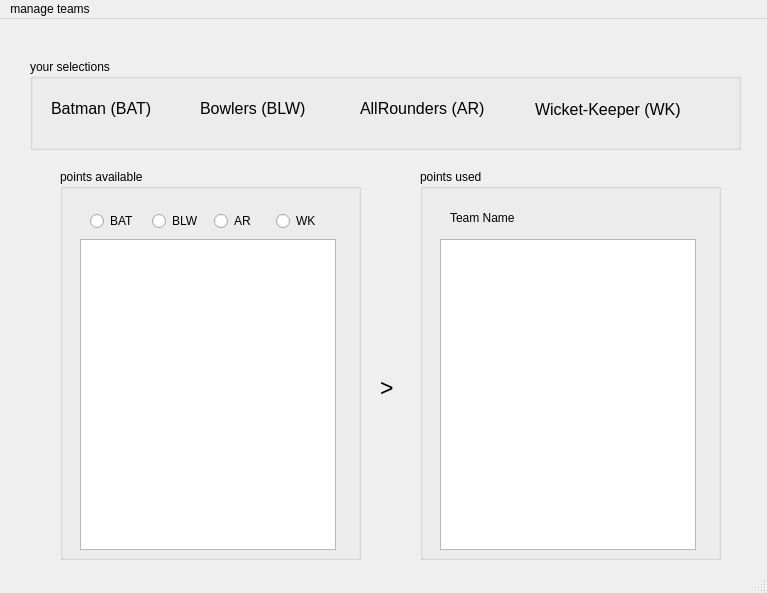
<?xml version="1.0" encoding="UTF-8"?>
<ui version="4.0">
 <class>MainWindow</class>
 <widget class="QMainWindow" name="MainWindow">
  <property name="geometry">
   <rect>
    <x>0</x>
    <y>0</y>
    <width>767</width>
    <height>593</height>
   </rect>
  </property>
  <property name="windowTitle">
   <string>MainWindow</string>
  </property>
  <widget class="QWidget" name="centralwidget">
   <widget class="QGroupBox" name="groupBox">
    <property name="geometry">
     <rect>
      <x>30</x>
      <y>40</y>
      <width>711</width>
      <height>91</height>
     </rect>
    </property>
    <property name="title">
     <string>your selections</string>
    </property>
    <widget class="QLabel" name="batman_value">
     <property name="geometry">
      <rect>
       <x>130</x>
       <y>40</y>
       <width>31</width>
       <height>21</height>
      </rect>
     </property>
     <property name="text">
      <string/>
     </property>
    </widget>
    <widget class="QLabel" name="bowler_value">
     <property name="geometry">
      <rect>
       <x>290</x>
       <y>40</y>
       <width>31</width>
       <height>21</height>
      </rect>
     </property>
     <property name="text">
      <string/>
     </property>
    </widget>
    <widget class="QLabel" name="allrounde_value">
     <property name="geometry">
      <rect>
       <x>460</x>
       <y>40</y>
       <width>31</width>
       <height>20</height>
      </rect>
     </property>
     <property name="text">
      <string/>
     </property>
    </widget>
    <widget class="QLabel" name="wicketkeeper_value">
     <property name="geometry">
      <rect>
       <x>660</x>
       <y>40</y>
       <width>31</width>
       <height>21</height>
      </rect>
     </property>
     <property name="text">
      <string/>
     </property>
    </widget>
    <widget class="QLabel" name="label_2">
     <property name="geometry">
      <rect>
       <x>170</x>
       <y>40</y>
       <width>110</width>
       <height>18</height>
      </rect>
     </property>
     <property name="font">
      <font>
       <pointsize>12</pointsize>
      </font>
     </property>
     <property name="text">
      <string>Bowlers (BLW)</string>
     </property>
    </widget>
    <widget class="QLabel" name="label_3">
     <property name="geometry">
      <rect>
       <x>330</x>
       <y>40</y>
       <width>124</width>
       <height>18</height>
      </rect>
     </property>
     <property name="font">
      <font>
       <pointsize>12</pointsize>
      </font>
     </property>
     <property name="text">
      <string>AllRounders (AR)</string>
     </property>
    </widget>
    <widget class="QLabel" name="label">
     <property name="geometry">
      <rect>
       <x>21</x>
       <y>40</y>
       <width>100</width>
       <height>18</height>
      </rect>
     </property>
     <property name="font">
      <font>
       <pointsize>12</pointsize>
      </font>
     </property>
     <property name="text">
      <string>Batman (BAT)</string>
     </property>
    </widget>
    <widget class="QLabel" name="label_4">
     <property name="geometry">
      <rect>
       <x>505</x>
       <y>41</y>
       <width>145</width>
       <height>18</height>
      </rect>
     </property>
     <property name="font">
      <font>
       <pointsize>12</pointsize>
      </font>
     </property>
     <property name="text">
      <string>Wicket-Keeper (WK)</string>
     </property>
    </widget>
   </widget>
   <widget class="QGroupBox" name="groupBox_2">
    <property name="geometry">
     <rect>
      <x>60</x>
      <y>150</y>
      <width>301</width>
      <height>391</height>
     </rect>
    </property>
    <property name="title">
     <string>points available</string>
    </property>
    <widget class="QListWidget" name="selections_list_widget">
     <property name="geometry">
      <rect>
       <x>20</x>
       <y>70</y>
       <width>256</width>
       <height>311</height>
      </rect>
     </property>
    </widget>
    <widget class="QLabel" name="points_available_value">
     <property name="geometry">
      <rect>
       <x>110</x>
       <y>0</y>
       <width>81</width>
       <height>21</height>
      </rect>
     </property>
     <property name="text">
      <string/>
     </property>
    </widget>
    <widget class="QWidget" name="layoutWidget">
     <property name="geometry">
      <rect>
       <x>30</x>
       <y>40</y>
       <width>242</width>
       <height>25</height>
      </rect>
     </property>
     <layout class="QHBoxLayout" name="horizontalLayout">
      <item>
       <widget class="QRadioButton" name="BAT_radio_btn">
        <property name="text">
         <string>BAT</string>
        </property>
       </widget>
      </item>
      <item>
       <widget class="QRadioButton" name="BOW_radio_btn">
        <property name="text">
         <string>BLW</string>
        </property>
       </widget>
      </item>
      <item>
       <widget class="QRadioButton" name="AR_radio_btn">
        <property name="text">
         <string>AR</string>
        </property>
       </widget>
      </item>
      <item>
       <widget class="QRadioButton" name="WK_radio_btn">
        <property name="text">
         <string>WK</string>
        </property>
       </widget>
      </item>
     </layout>
    </widget>
   </widget>
   <widget class="QGroupBox" name="groupBox_3">
    <property name="geometry">
     <rect>
      <x>420</x>
      <y>150</y>
      <width>301</width>
      <height>391</height>
     </rect>
    </property>
    <property name="title">
     <string>points used</string>
    </property>
    <widget class="QListWidget" name="team_added_list_widget">
     <property name="geometry">
      <rect>
       <x>20</x>
       <y>70</y>
       <width>256</width>
       <height>311</height>
      </rect>
     </property>
    </widget>
    <widget class="QLabel" name="points_used_value">
     <property name="geometry">
      <rect>
       <x>90</x>
       <y>0</y>
       <width>81</width>
       <height>21</height>
      </rect>
     </property>
     <property name="text">
      <string/>
     </property>
    </widget>
    <widget class="QLabel" name="TeamName">
     <property name="geometry">
      <rect>
       <x>30</x>
       <y>40</y>
       <width>81</width>
       <height>17</height>
      </rect>
     </property>
     <property name="text">
      <string>Team Name</string>
     </property>
    </widget>
    <widget class="QLabel" name="Team_name_value">
     <property name="geometry">
      <rect>
       <x>140</x>
       <y>40</y>
       <width>121</width>
       <height>17</height>
      </rect>
     </property>
     <property name="text">
      <string/>
     </property>
    </widget>
   </widget>
   <widget class="QLabel" name="arrow_symbol">
    <property name="geometry">
     <rect>
      <x>380</x>
      <y>360</y>
      <width>16</width>
      <height>17</height>
     </rect>
    </property>
    <property name="font">
     <font>
      <pointsize>17</pointsize>
     </font>
    </property>
    <property name="text">
     <string>&gt;</string>
    </property>
   </widget>
  </widget>
  <widget class="QMenuBar" name="menubar">
   <property name="geometry">
    <rect>
     <x>0</x>
     <y>0</y>
     <width>767</width>
     <height>22</height>
    </rect>
   </property>
   <widget class="QMenu" name="menumenu">
    <property name="title">
     <string>manage teams</string>
    </property>
    <addaction name="actionnew_team"/>
    <addaction name="actionopen_team"/>
    <addaction name="actionsave_team"/>
    <addaction name="actionevaluate_team"/>
   </widget>
   <addaction name="menumenu"/>
  </widget>
  <widget class="QStatusBar" name="statusbar"/>
  <action name="actionnew_team">
   <property name="text">
    <string>new team</string>
   </property>
   <property name="shortcut">
    <string>Ctrl+N</string>
   </property>
   <property name="shortcutContext">
    <enum>Qt::WindowShortcut</enum>
   </property>
  </action>
  <action name="actionopen_team">
   <property name="text">
    <string>open team</string>
   </property>
   <property name="shortcut">
    <string>Ctrl+O</string>
   </property>
  </action>
  <action name="actionsave_team">
   <property name="text">
    <string>save team</string>
   </property>
   <property name="shortcut">
    <string>Ctrl+S</string>
   </property>
  </action>
  <action name="actionevaluate_team">
   <property name="text">
    <string>evaluate team</string>
   </property>
   <property name="shortcut">
    <string>Ctrl+Shift+E</string>
   </property>
  </action>
 </widget>
 <resources/>
 <connections/>
</ui>
